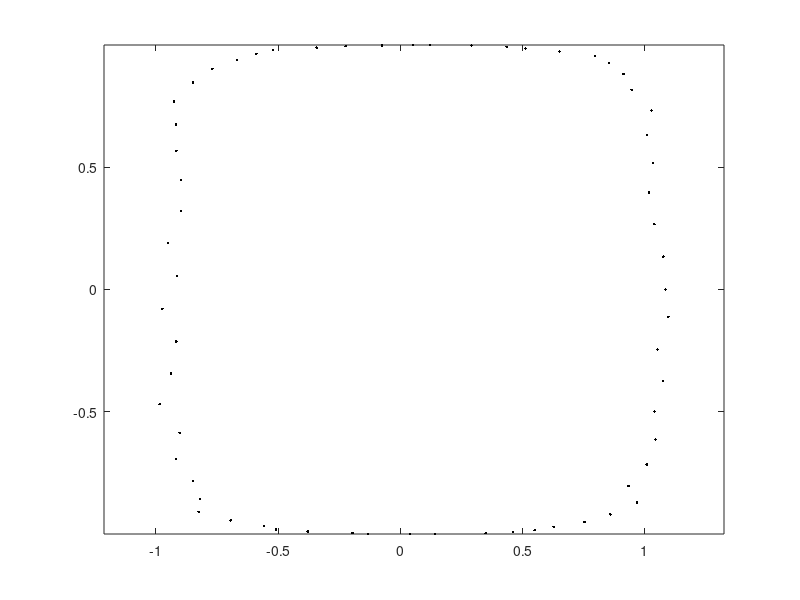

Source code (MATLAB): (Note: this script raises an error after producing the figure.)
clf;
clear all;
rng(0);  % fix random number generator to zero
t = (0:0.1:2*pi)';
noiselevel = 0.1;

% Parametric Fernandez-Guasti squircle
%
r = 1;
s = 0.95;
x = r/(2*s) * sqrt(2 + 2*s*sqrt(2)*cos(t) + s^2*cos(2*t)) - r/(2*s)*sqrt(2 - 2*s*sqrt(2)*cos(t) + s^2*cos(2*t)) + noiselevel * rand(size(t));
y = r/(2*s) * sqrt(2 + 2*s*sqrt(2)*sin(t) - s^2*cos(2*t)) - r/(2*s)*sqrt(2 - 2*s*sqrt(2)*sin(t) - s^2*cos(2*t));

xzero = [x y];

N = length(t); %total number of points in the point cloud

plot(x, y, 'k.')
axis equal

xzero = [xzero(end, :); xzero; xzero(1, :)];

normal = zeros(N, 2);
% 
% for j=2:N+1
%     data = xzero(j-1:j+1,:);
%     normal(j-1,:) = bestfitnormal(data);
% end

% radius used to collect points for normal calculation
%
normal_radius = 0.2;
max_min_radius = 0;
for j=2:size(normal, 1)+1
    data = xzero(j-1, :);
    min_radius = 3;
    for k = 1:size(xzero, 1)
        d = norm(xzero(j-1, :) - xzero(k, :));

        if d ~= 0 && d < min_radius
            min_radius = d;
        end

        if (0 < d) && (d < normal_radius)
            data = [data; xzero(k, :)];
        end
    end

    if min_radius > max_min_radius
        max_min_radius = min_radius;
    end

    normal(j-1,:) = bestfitnormal(data);
end

max_min_radius

xzero([1, N + 2], :)=[];
alpha=0.4;
%exterior points

xplus=xzero + alpha*normal;
xminus=xzero - alpha*normal;
plot(xzero(:, 1), xzero(:,2), 'ro', 'DisplayName', 'x_j')
hold on
plot(xplus(:,1), xplus(:, 2), 'b*', 'DisplayName', 'x_j^+')
plot(xminus(:,1), xminus(:, 2), 'gd', 'DisplayName', 'x_j^-')
legend()

axis([-2 2 -2 2])
print('problem_2i_normal_cloud.png', '-dpng')

figure(2), clf
plot3(xzero(:, 1), xzero(:, 2), zeros(N, 1), 'ro', 'DisplayName', 'x_j')
hold on
plot3(xplus(:, 1), xplus(:, 2), alpha*ones(N, 1), 'b*', 'DisplayName', 'x_j^+')
plot3(xminus(:, 1), xminus(:, 2), -alpha*ones(N, 1), 'gd', 'DisplayName', 'x_j^-')
axis([-2 2 -2 2 -3*alpha 3*alpha])
legend()
grid on
hold on

eps = 10;
% phi = @(r) exp(-(eps*r).^2); %GA
% phi = @(r) 1./sqrt(1 + (eps*r).^2); %IMQ
phi = @(r) sqrt(1 + (eps*r).^2); %MQ

M = 3*N;
RHS = [zeros(N,1); alpha*ones(N,1); -alpha*ones(N,1); 0; 0; 0];

A = zeros(M);

Xbig = [xzero; xplus; xminus];

for j = 1:M
    for k = 1:M
        A(j,k) = phi(norm(Xbig(j,:)-Xbig(k,:)));
    end
end

B = [ones(M, 1) Xbig(:, 1) Xbig(:, 2)];
Q = [A B; B' zeros(3)];
C = Q\RHS;

gamma = C(end-2:end)

[Xplot, Yplot] = meshgrid(-4:0.05:4, -4:0.05:4);

Zplot = zeros(size(Xplot));

rbf = @(Xin) C(1:end-3)' * phi(sqrt(sum((Xbig - repmat(Xin, size(Xbig, 1), 1)).^2, 2))) + gamma(1) + gamma(2)*Xin(1) + gamma(3)*Xin(2);

for j = 1:size(Xplot, 1)
    for k = 1:size(Yplot, 1)
        Zplot(j,k)=rbf([Xplot(j,k) Yplot(j,k)]);
    end
end

surf(Xplot, Yplot, Zplot, 'DisplayName', 'RBF Interpolant')
print('problem_2i_interpolant_3d.png', '-dpng')

figure(3), clf
plot(xzero(:, 1), xzero(:,2), 'ro', 'DisplayName', 'x_j')
hold on
plot(xplus(:,1), xplus(:,2), 'b*', 'DisplayName', 'x_j^+')
plot(xminus(:,1), xminus(:,2), 'gd', 'DisplayName', 'x_j^-')
axis([-2 2 -2 2])
v = [-alpha, 0, alpha];
v = [0, 0.001];
contour(Xplot, Yplot, Zplot, v, 'DisplayName', 'RBF Interpolant')
legend()
print('problem_2i_interpolant_2d.png', '-dpng')
